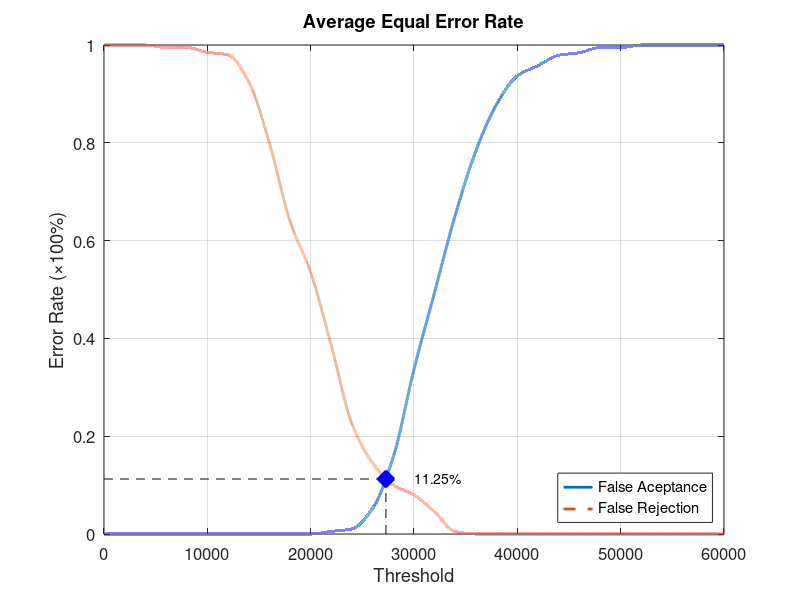
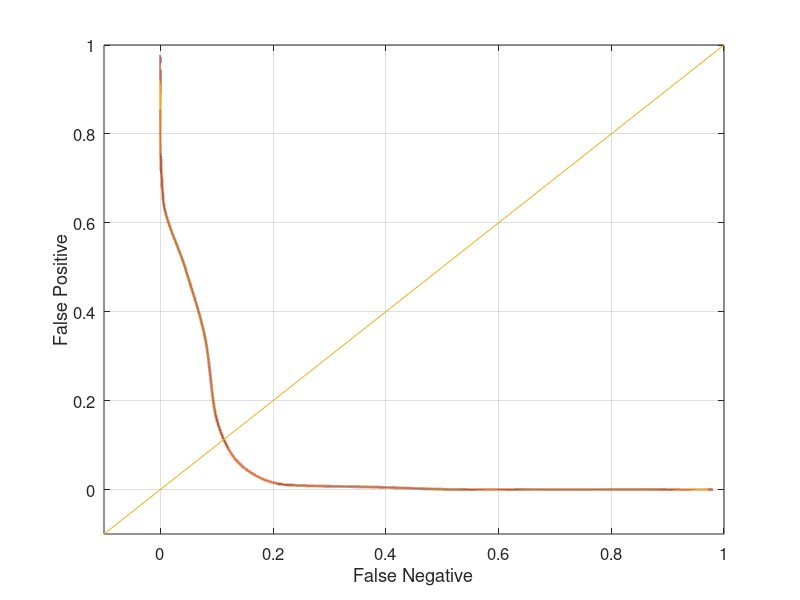

Reproduce these figures in MATLAB, in order.
function yEER = Database5_2
close all;
clear;
clc;
x = 0:2000:60000;
xq = 0:0.5:60000;

y0 = [0 0 0 0 0 0 0 0 0 0 0 0.00526316 0.0105263 0.0526316 0.157895 0.336842 0.494737 0.652632 0.784211 0.878947 0.936842 0.957895 0.978947 0.984211 0.994737 0.994737 1 1 1 1 1];
yy0 = interp1(x, y0, xq, 'pchip');
y1 = [1 1 1 0.995 0.995 0.985 0.98 0.925 0.8 0.64 0.535 0.385 0.225 0.145 0.1 0.08 0.045 0.005 0 0 0 0 0 0 0 0 0 0 0 0 0];
yy1 = interp1(x, y1, xq, 'pchip');

% Calculating EER: 
y2 = abs(y0 - y1);
find(y2 == min(y2))
yy2 = abs(yy0 - yy1);
xEER = find(yy2 == min(yy2));
xEERIndex = xq(xEER) % X-axis EER
yEER = yy0(xEER) % Y-axis EER

main = figure
plot(xq, yy0,'-','LineWidth', 2);	hold on
plot(xq, yy1,'--','LineWidth', 2);	hold on
plot([xEERIndex xEERIndex], [0 yEER], 'k--');	hold on
plot([0 xEERIndex], [yEER yEER], 'k--');	hold on
plot(xEERIndex, yEER, 'bx', 'LineWidth', 10);	hold on
text(xEERIndex + 10 * xEERIndex / 100, yEER, [num2str(round((10000 * yEER)) / 100) '%'])
legend('False Aceptance', 'False Rejection', 'Location', 'SouthEast')
xlabel('Threshold')
ylabel('Error Rate (\times100%)')
title('Average Equal Error Rate')
set(gca, 'FontSize', 12)
axis([0 60000 0 1])
grid on

print(main, 'Database5_2Main', '-dpng');
FNRxFPR = figure('Color', [1 1 1]);
plot(yy1, yy0, '-', yy1, yy0, 'LineWidth', 2);
hold on
y = -0.1:0.1:1
plot(y, y); 
set(gca, 'FontSize', 12)
xlabel('False Negative')
ylabel('False Positive')
axis([-0.1 1 -0.1 1])
set(gca, 'FontSize', 12)
grid on

print(FNRxFPR, 'Database5_2FNRxFPR','-dpng');
end
